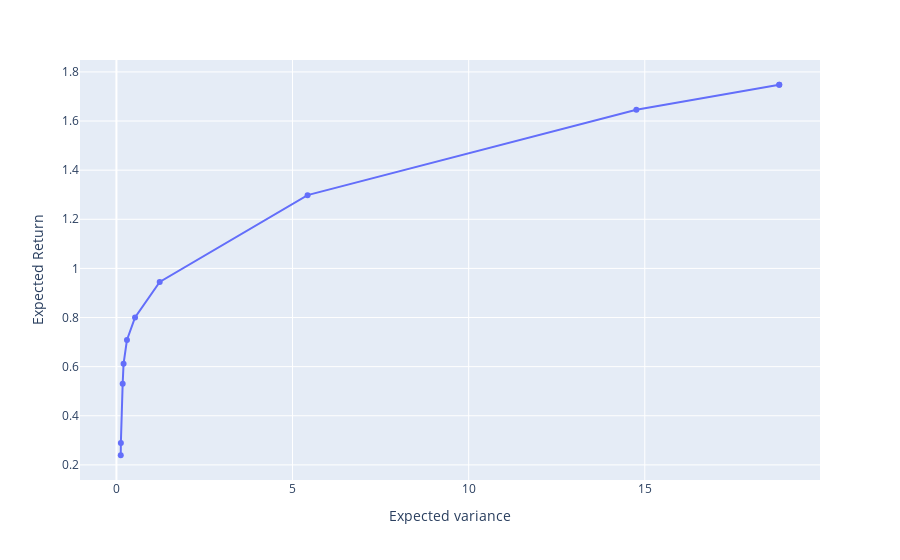

Here is the notebook cell this chart was saved with:
### Code cell
n = 10
mean = np.random.randn(n)
lower_bounds = np.zeros(n)
upper_bounds = np.ones(n)

factor = np.random.randn(n,n)
covariance = factor @ factor.T

f1 = MARKOWITZ(mean=mean, 
               covariance=covariance, 
               lower_bounds=lower_bounds, 
               upper_bounds=upper_bounds,
               A=np.ones((1, len(mean))),
               b=np.ones(1)).frontier

f1.plot()

### Figure 1 — Plotly figure (JSON) as saved in the notebook; plotly's stock layout.template omitted (floating-point values rounded to 4 significant figures)
{"data": [{"hovertemplate": "Expected variance=%{x}<br>Expected Return=%{y}<extra></extra>", "legendgroup": "", "line": {"color": "#636efa", "dash": "solid"}, "marker": {"symbol": "circle"}, "mode": "markers+lines", "name": "", "orientation": "v", "showlegend": false, "type": "scatter", "x": [18.82, 18.82, 14.76, 5.427, 1.229, 0.5286, 0.299, 0.2032, 0.1774, 0.1261, 0.1229], "xaxis": "x", "y": [1.748, 1.748, 1.646, 1.298, 0.9447, 0.8004, 0.7086, 0.6122, 0.5307, 0.2894, 0.2393], "yaxis": "y"}], "layout": {"autosize": true, "legend": {"tracegroupgap": 0}, "margin": {"t": 60}, "xaxis": {"anchor": "y", "autorange": true, "domain": [0, 1], "range": [-1.041, 19.98], "title": {"text": "Expected variance"}, "type": "linear"}, "yaxis": {"anchor": "x", "autorange": true, "domain": [0, 1], "range": [0.1225, 1.865], "title": {"text": "Expected Return"}, "type": "linear"}}}
